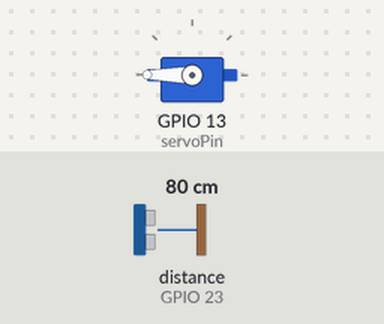
The sketch below on a simulated ESP32. Parts: servo. Wiring (from diagram.json): ultrasonic range finder: trigger GPIO 22; echo GPIO 23. The test bench sets the inputs (shaded band); at power-on: distance to the obstacle (sensor on GPIO 23) 80 cm. The echo pulse lasts 58.3 µs per cm.

Above: at 1.2 s.
1.3 s: distance to the obstacle (sensor on GPIO 23) set to 2 cm
At 2.7 s:
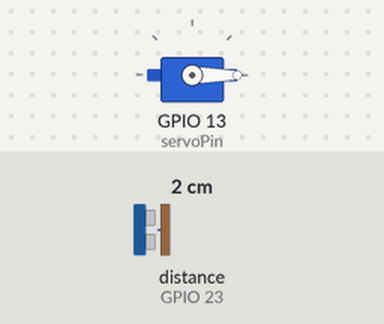
3.0 s: distance to the obstacle (sensor on GPIO 23) set to 18 cm
At 4.0 s:
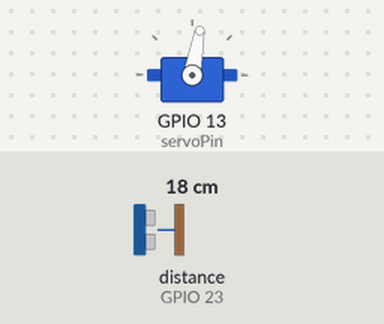
4.5 s: distance to the obstacle (sensor on GPIO 23) set to 35 cm
At 5.5 s:
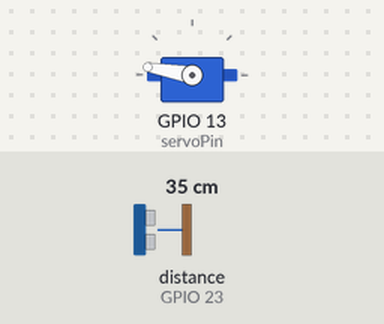
6.0 s: distance to the obstacle (sensor on GPIO 23) set to 4 cm
At 7.0 s:
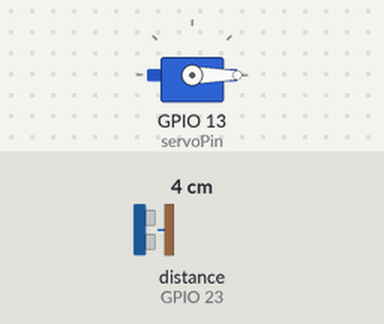
7.5 s: distance to the obstacle (sensor on GPIO 23) set to 13 cm
At 8.3 s:
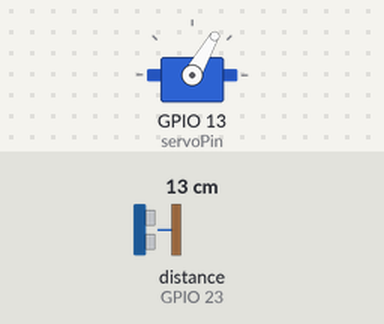
9.0 s: distance to the obstacle (sensor on GPIO 23) set to 9 cm
At 9.7 s:
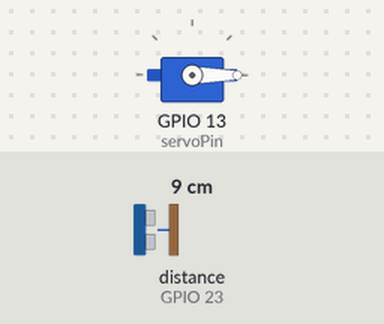
Timing chart, 0 to 11.5 s (numbered marks = the images above; inputs shaded):
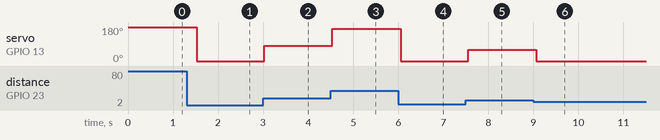

The sketch:

sketch.ino
```cpp
#include <ESP32Servo.h>

#define TRIG_PIN 22
#define ECHO_PIN 23

int servoPin = 13;

float duration_us, distance;
int servovalue = 0, degree_temp = 0;

Servo myservo;

void setup() {
  Serial.begin(115200);

  pinMode(TRIG_PIN, OUTPUT);
  pinMode(ECHO_PIN, INPUT);
  myservo.attach(servoPin);
}

void loop() {
  digitalWrite(TRIG_PIN, LOW);
  delayMicroseconds(2);
  digitalWrite(TRIG_PIN, HIGH);
  delayMicroseconds(10);
  digitalWrite(TRIG_PIN, LOW);

  duration_us = pulseInLong(ECHO_PIN, HIGH);
  distance = duration_us * 0.017;

  if (distance > 10) {
    degree_temp = distance / 2;
    servovalue = 10 * degree_temp;

    if (servovalue > 180) {
      servovalue = 180;
    }
  } else {
    servovalue = 0;
  }

  myservo.write(servovalue);
  delay(300);
}
```

Measured:
- after the input at 1.3 s, servo on GPIO 13 (servoPin): 180° → 0° after 0.23 s
- after the input at 3.0 s, servo on GPIO 13 (servoPin): 0° → 80° at once
- after the input at 4.5 s, servo on GPIO 13 (servoPin): 80° → 170° at once
- after the input at 6.0 s, servo on GPIO 13 (servoPin): 170° → 0° after 0.05 s
- after the input at 7.5 s, servo on GPIO 13 (servoPin): 0° → 60° after 0.05 s
- after the input at 9.0 s, servo on GPIO 13 (servoPin): 60° → 0° after 0.06 s
